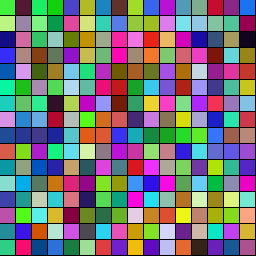
Frame 1 (no input)
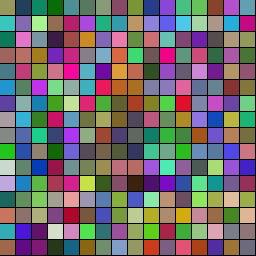
Frame 60 (the mouse pressed at the canvas centre just before this capture)
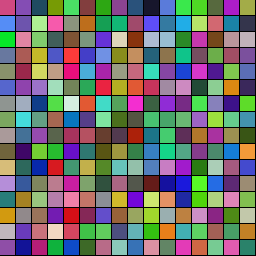
Frame 120 (the mouse held since frame 60 and released just before this capture)

The Processing sketch that drew these frames (run headless with seeded random() and noise(); from frame 60 on, the mouse is pressed at the canvas centre):

// Processing sketch: color_breath
// ── color_breath.pde
class ColorBreath {
  color[] range;
  int steps;
  int first;
};

ColorBreath[] pal;

color randomColor() {
  return color(int(random(0, 255)),
               int(random(0, 255)),
               int(random(0, 255))); 
}

int randomSteps() {
  return int(frameRate * random(0.5, 2.5));
}

void setup() {
  size(256, 256);
  background(0);
  
  pal = new ColorBreath[256];

  for (int i = 0; i < 256; i++) {
    pal[i] = new ColorBreath();
    pal[i].range = new color[2];
    
    pal[i].steps = randomSteps();
    pal[i].range[0] = randomColor();
    pal[i].range[1] = randomColor();
  }
} 

void draw() {
  noStroke();
  
  for (int y = 0; y < 256; y += 16) {
    for (int x = 0; x < 256; x += 16) {
      ColorBreath p = pal[y + x / 16];
      color c = lerpColor(p.range[0], p.range[1],
                          float(frameCount - p.first) / p.steps);
      
      fill(c);
      rect(x, y, 15, 15);
      
      if (p.steps + p.first <= frameCount) {
        p.range[0] = p.range[1];
        p.range[1] = randomColor();
        p.steps = randomSteps();
        p.first = frameCount;
      }
    }
  }
}
